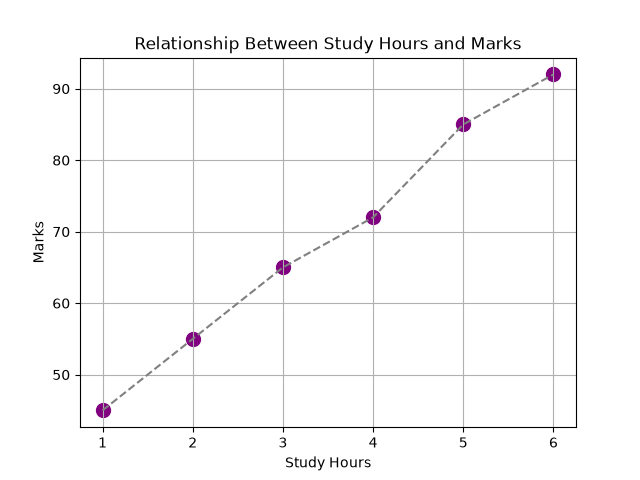

Write the Python code that produced this figure.
import matplotlib.pyplot as plt

study_hours = [1, 2, 3, 4, 5, 6]
marks = [45, 55, 65, 72, 85, 92]

plt.scatter(study_hours, marks, color="purple", s=100)
plt.plot(study_hours, marks, linestyle="--", color="gray")

plt.xlabel("Study Hours")
plt.ylabel("Marks")
plt.title("Relationship Between Study Hours and Marks")
plt.savefig("study_hours_vs_marks_scatter.png")

plt.grid()
plt.show()
